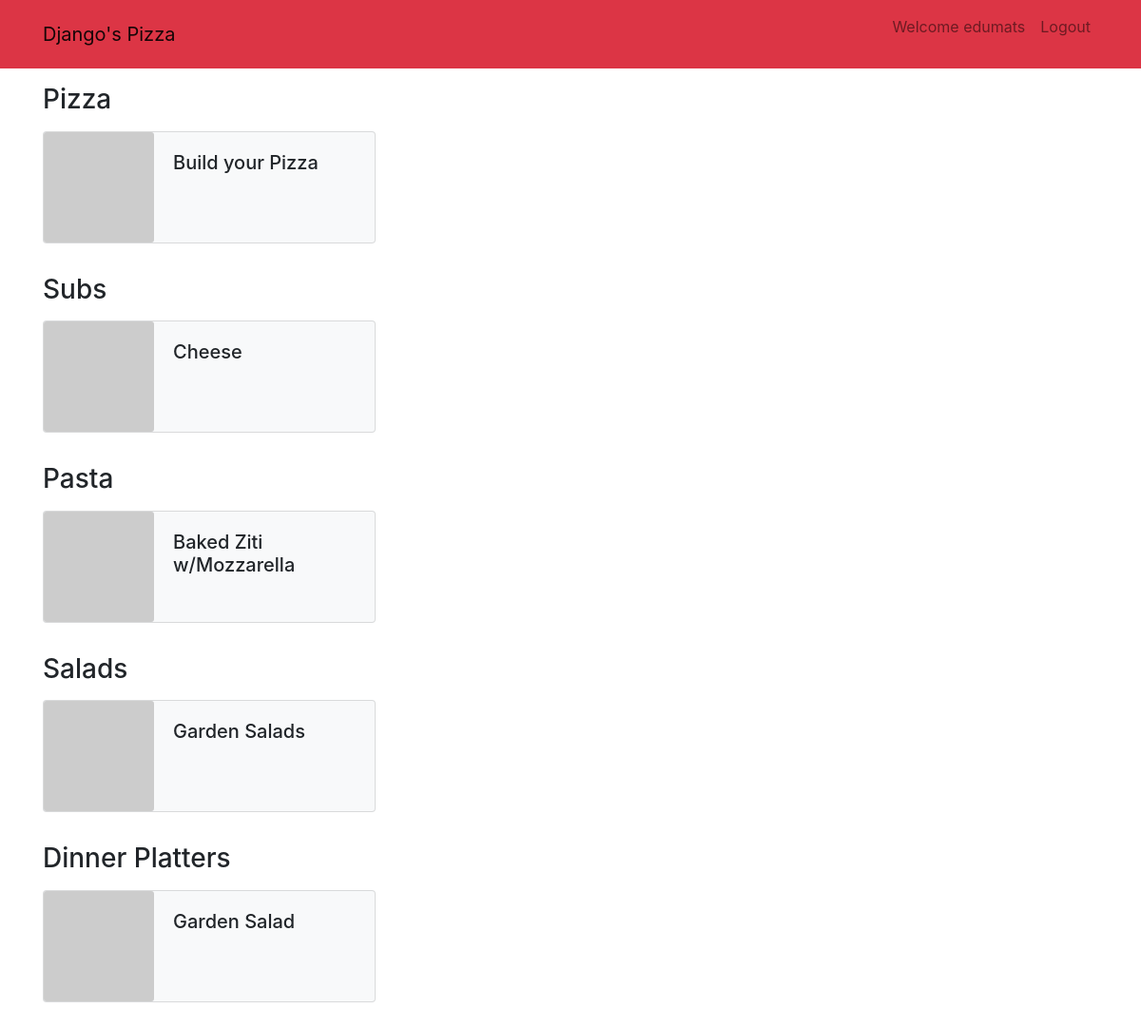
Before: / (signed in) with the older database file.
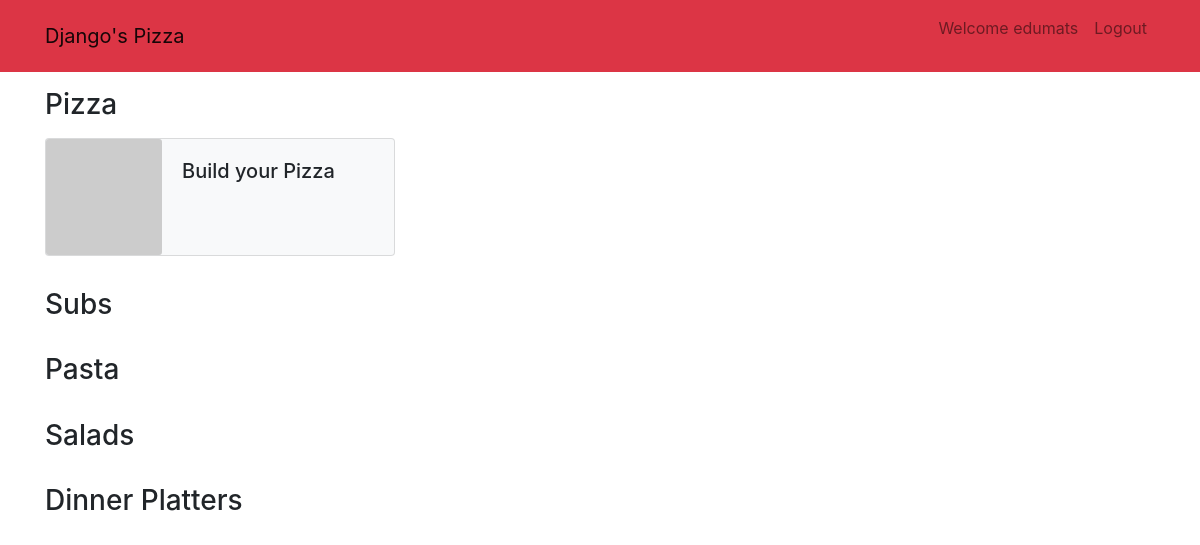
After: the same page with the newer database file.
### orders/models.py (models this page shows, shortened)
class Product(models.Model):
    name = models.CharField(max_length=100, blank=True)
    price = models.DecimalField(max_digits=6, decimal_places=2)
    slug = models.SlugField(max_length=120)
    image = models.URLField(default='https://via.placeholder.com/150')
    description = models.CharField(max_length=500, blank=True)
    created = models.DateTimeField(auto_now_add=True)
    objects = InheritanceManager()
    _downcast = None
    def get_absolute(self):
        return f"/products/{self.slug}" # Remember to add a category before the slug for easier queries

class Sub(Product):
    SUB_SIZES = [
        ('S', 'Small'),
        ('L', 'Large')
    ]
    size = models.CharField(max_length=1, choices=SUB_SIZES, help_text="Choose the size")

class Product(models.Model):
    name = models.CharField(max_length=100, blank=True)
    price = models.DecimalField(max_digits=6, decimal_places=2)
    slug = models.SlugField(max_length=120)
    image = models.URLField(default='https://via.placeholder.com/150')
    description = models.CharField(max_length=500, blank=True)
    created = models.DateTimeField(auto_now_add=True)
    objects = InheritanceManager()
    _downcast = None
    def get_absolute(self):
        return f"/products/{self.slug}" # Remember to add a category before the slug for easier queries

class Pasta(Product):
    def __str__(self):
        return f"{self.name} - $ {self.price}"

class Salad(Product):
    def __str__(self):
        return f"{self.name} - $ {self.price}"

class Dinner(Product):
    DINNER_SIZES = [
        ('S', 'Small'),
        ('L', 'Large')
    ]
    size = models.CharField(max_length=1, choices=DINNER_SIZES, help_text="Choose the size")

### orders/views.py (the view)
# urls.py: path("", views.index, name="index"),
def index(request):
    if not request.user.is_authenticated:
        return render(request, "users/login.html", {"message": None})
    dishes = {
        "simple_dishes": {
            "Subs": Sub.objects.filter(size='S'),
            "Pasta": Pasta.objects.all(),
            "Salads": Salad.objects.all(),
            "Dinner Platters": Dinner.objects.filter(size='S')
        },
    }
    return render(request, "orders/index.html", dishes)

### orders/templates/orders/index.html (shortened to what this page needs)
{% extends "orders/layout.html" %}
{% block body %}
    <main class="container mt-3">
        <h3 class="mb-3">Pizza</h3>
        <div class="row mb-3">
            <div class="col-sm-4">
                <div class="card bg-light px-0 mb-3">
                    <div class="row no-gutters">
                        <div class="col-4">
                            <img class="card-img" src="https://via.placeholder.com/150" />
                        </div>
                        <div class="col-8">
                            <div class="card-body">
                                <h5 class="card-title">Build your Pizza</h5>
                            </div>
                        </div>
                    </div>
                </div>
            </div>
        </div>
        {% for name, type in simple_dishes.items %}
            <h3 class="mb-3">{{ name }}</h3>
            <div class="row mb-3">
                {% for dish in type %}
                    <div class="col-sm-4">
                        <div class="card bg-light px-0 mb-3">
                            <div class="row no-gutters">
                                <div class="col-4">
                                    <img class="card-img" src="https://via.placeholder.com/150" />
                                </div>
                                <div class="col-8">
                                    <div class="card-body">
                                        <h5 class="card-title">{{ dish.name }}</h5>
                                    </div>
                                </div>
                            </div>
                        </div>
                    </div>
                {% endfor %}
            </div>
        {% endfor %}
    </main>
{% endblock %}

Changed rows visible on the page:
removed Sub: name "Cheese"
removed Pasta: name "Baked Ziti w/Mozzarella"
removed Salad: name "Garden Salads"
removed Dinner: name "Garden Salad"
